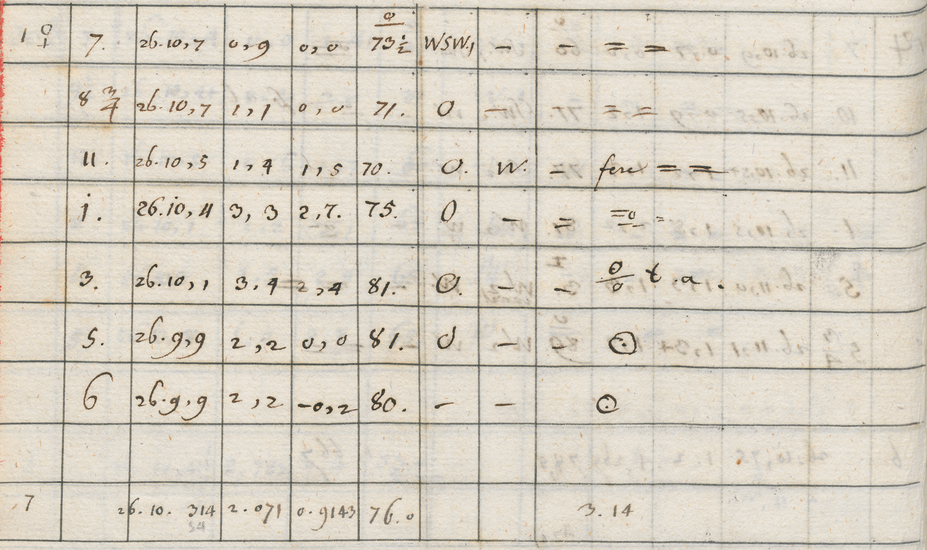
#> input picture work/assets/scan--no-borders.png, 927 x 550 px
$ jupyter execute 'Table Recognition.ipynb'   (older library calls are emulated)
#> lines starting #> are read from the running program, lines starting #| are printed output that depends on the picture; after the words box and inside, x2 and y2 are one past the last pixel; in counts of white or black regions, pixels touching at a corner belong together
[cell 1]
from collections import defaultdict
import math
import cv2
import numpy as np
import scipy
import scipy.cluster.hierarchy as hcluster
import scipy.spatial.distance as ssd
import shapely
from shapely.geometry import LineString, Point
import sklearn.cluster as cluster
import matplotlib.pyplot as plt
import matplotlib.image as mpimg


def load_image(path: str):
#> called with path = './assets/scan--no-borders.png'
    return cv2.imread(path)
#> returned value is the input picture: shape (550, 927, 3); mean B, G, R 195.1, 208.4, 215.8


def show_image(img, title="") -> None:
    plt.imshow(img, cmap='Greys_r')
    plt.title(title)
    plt.show()

[cell 2]
img_og = load_image('./assets/scan--no-borders.png')
img = cv2.cvtColor(img_og, cv2.COLOR_BGR2GRAY)
show_image(img, "Original")

[cell 3]
def equalize_image(img):
    clahe = cv2.createCLAHE(clipLimit=2.0, tileGridSize=(8,8))
    return clahe.apply(img)


img_equalized = equalize_image(img.copy())
show_image(img_equalized, "Equalized Image with CLAHE")

[cell 4]
def binarize_image(img, otsu=True):
    img_binarized = None
    if otsu:
        threshold, img_binarized = cv2.threshold(img, 0, 255, cv2.THRESH_BINARY+cv2.THRESH_OTSU)
    else:
        threshold, img_binarized = cv2.threshold(img, 128, 255, cv2.THRESH_BINARY|cv2.THRESH_OTSU)
    return img_binarized


def _get_kernel(theta) -> float:
    ksize = 31
    return cv2.getGaborKernel((ksize, ksize), 4.0, theta, 10.0, 0.5, 0, ktype=cv2.CV_32F)


def filter_image(img, theta=np.pi):
    kernel = _get_kernel(theta)
    return cv2.filter2D(img, -1, kernel)


def invert(img):
    return cv2.bitwise_not(img)


img_filtered = filter_image(img, theta=np.pi)
show_image(img_filtered, "Filtered Image with Vertical Lines")

img_vertical_binarized = binarize_image(img_filtered.copy())
#> in binarize_image, `threshold, img_binarized = cv2.threshold(img, 0, 255, cv2.THRESH_BINAR..`: threshold = 130
img_vertical_binarized = invert(img_vertical_binarized)
show_image(img_vertical_binarized, "Binarized Image with Vertical Lines")

[cell 5]
img_filtered = filter_image(img, theta=np.pi/2)
show_image(img_filtered, "Filtered Image with Horizontal Lines")

img_horizontal_binarized = binarize_image(img_filtered.copy())
img_horizontal_binarized = invert(img_horizontal_binarized)
show_image(img_horizontal_binarized, "Binarized Image with Horizontal Lines")

[cell 6]
def moprhological_opening(img):
    kernel = np.ones((3,3), np.uint8)
    return cv2.morphologyEx(img, cv2.MORPH_OPEN, kernel)


def remove_connected_components(img, min_size=50):
    number_of_labels, labels, stats, centroids = cv2.connectedComponentsWithStats(img, 8, cv2.CV_32S)
    sizes = stats[1:, -1]  # first index represents the background and the last column the total area in pixels
    number_of_labels = number_of_labels - 1

    img_cleaned = np.full(img.shape, 0)
    for i in range(0, number_of_labels):
        if sizes[i] >= min_size:
            img_cleaned[labels == i + 1] = 255
        else:
            number_of_labels = number_of_labels - 1

    return img_cleaned


connected_components_threshold = 50

img_combined = cv2.bitwise_or(img_vertical_binarized, img_horizontal_binarized)
#> img_combined: shape (550, 927); 10.3% white; 148 white regions (42 under 20 px), largest, box (x1, y1, x2, y2) and area: (0, 0, 927, 546) 45635, (596, 161, 642, 178) 214, (610, 333, 637, 355) 176
show_image(img_combined, "Combined Images")

img_cleaned_cc = remove_connected_components(img_combined.copy(), connected_components_threshold)
#> in remove_connected_components, `number_of_labels, labels, stats, centroids = cv2.connectedComponentsWi..`:
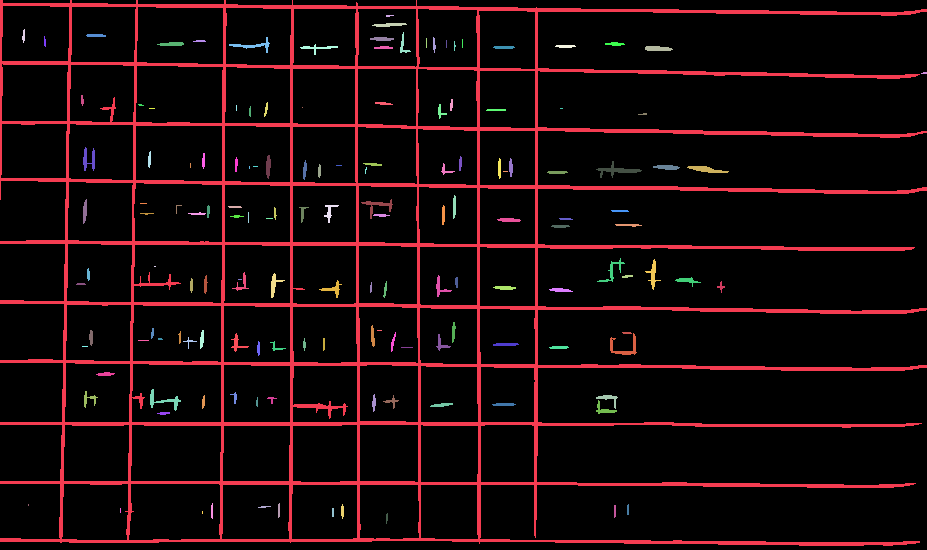
#> labels: shape (550, 927) int32; 149 distinct labels, from 0 to 148; one colour per label, 0 black
#> in remove_connected_components, `number_of_labels, labels, stats, centroids = cv2.connectedComponentsWi..`: number_of_labels = 149; stats = 149 rows, first 6: [0, 0, 927, 550, 457410], [0, 0, 927, 546, 45635], [386, 15, 8, 2, 12], [372, 23, 35, 4, 97], [22, 29, 3, 14, 29], [400, 32, 11, 21, 67]; centroids = 149 pairs, first value 23.28 to 923.9, second value 15.33 to 517.6
#> in remove_connected_components, `sizes = stats[1:, -1]`: sizes = 148 values, max 45635 at index 0, min 1 at index 31, mean 354.3
#> in remove_connected_components, `number_of_labels = number_of_labels - 1`: number_of_labels = 148
#> the loop in remove_connected_components, `for i in range(0, number_of_labels):` made 148 passes
#> number_of_labels on passes 2, 4, 7, 10, 11, 12, 13, 14: 147, 146, 145, 144, 143, 142, 141, 140
#> after the loop in remove_connected_components, `for i in range(0, number_of_labels):`:
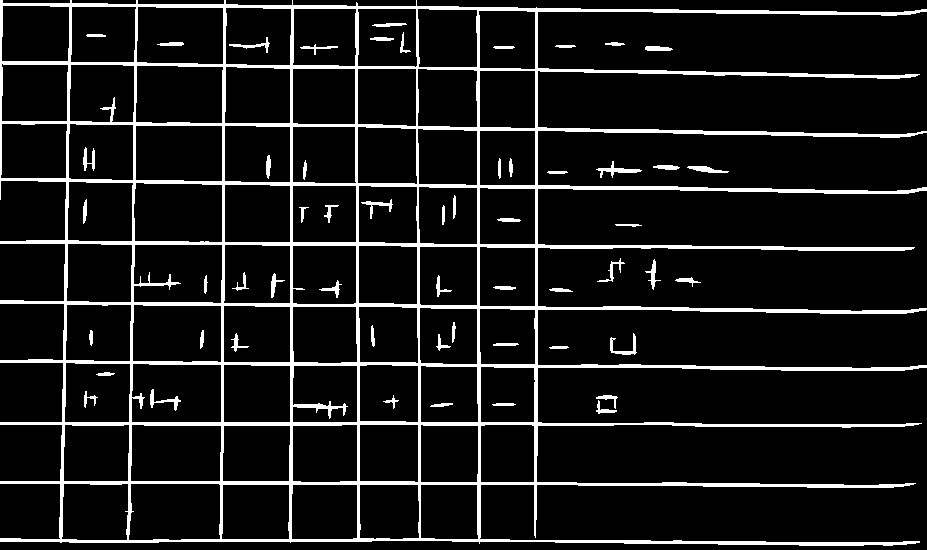
#> img_cleaned: shape (550, 927) int64; 9.9% white; 56 white regions, largest, box (x1, y1, x2, y2) and area: (0, 0, 927, 546) 45635, (596, 161, 642, 178) 214, (610, 333, 637, 355) 176
#> after the loop in remove_connected_components, `for i in range(0, number_of_labels):`: number_of_labels = 56
show_image(img_cleaned_cc, "Cleaned Image by Connected Components")

img_cleaned_morph = moprhological_opening(img_combined.copy())
show_image(img_cleaned_morph, "Cleaned Image by Morphological Opening")

[cell 7]
# [9 lines left out: functions cart2pol, pol2cart, not called in this run]

[cell 8]
print("""The next step would be the extraction of connected components and the application of the hough transform on each connected component.
In Liang's thesis a connected component represents a single line, but this is not the case here. The whole table is recognized as a single component.""")


def apply_hough_transform(img, min_size=50):
    number_of_labels, labels, stats, centroids = cv2.connectedComponentsWithStats(img, 8, cv2.CV_32S)
    stats = stats[1:, :]  # first index represents the background, but we probably need all columns
    number_of_labels = number_of_labels - 1
    for i in range(0, number_of_labels):
        if stats[i, cv2.CC_STAT_AREA] >= min_size:
            cc_img = img[stats[i,cv2.CC_STAT_TOP]:stats[i,cv2.CC_STAT_TOP] + stats[i,cv2.CC_STAT_HEIGHT], \
                         stats[i,cv2.CC_STAT_LEFT]:stats[i,cv2.CC_STAT_LEFT] + stats[i,cv2.CC_STAT_WIDTH]]
            show_image(cc_img, "CC")


apply_hough_transform(img_combined.copy(), connected_components_threshold)
#> in apply_hough_transform, `number_of_labels, labels, stats, centroids = cv2.connectedComponentsWi..`: number_of_labels = 149
#> in apply_hough_transform, `stats = stats[1:, :]`: stats = 148 rows, first 6: [0, 0, 927, 546, 45635], [386, 15, 8, 2, 12], [372, 23, 35, 4, 97], [22, 29, 3, 14, 29], [400, 32, 11, 21, 67], [86, 34, 20, 3, 55]
#> in apply_hough_transform, `number_of_labels = number_of_labels - 1`: number_of_labels = 148

[cell 9]
print("""Another option would be the detection of contours as they could represent the table lines. But again, this is not the case.
Some table cells are detected but as you can see in the last image some cells are merged in one contour.""")


def find_contours(img):
    # https://stackoverflow.com/questions/14184147/detect-lines-opencv-in-object
    img_8bit = np.uint8(img * 255)
    contours, _ = cv2.findContours(img_8bit, cv2.RETR_LIST, cv2.CHAIN_APPROX_SIMPLE)

    img_cleaned = np.zeros((img_8bit.shape[0], img_8bit.shape[1], 3), np.uint8)
    for cnt in contours:
        img_copy = img_cleaned.copy()
        cv2.drawContours(img_copy, [cnt], -1, (0,255,0), 3)
        show_image(img_copy, "Image Contour")

    return None


find_contours(img_cleaned_cc)
#> in find_contours, `contours, _ = cv2.findContours(img_8bit, cv2.RETR_LIST, cv2.CHAIN_APPR..`: contours = 122 contours, 1 with area under 20; largest, box (x1, y1, x2, y2) and area: (0, 0, 927, 546) 272668, (131, 363, 222, 423) 5162, (133, 182, 223, 243) 5124, (128, 483, 221, 541) 5074, (130, 424, 222, 482) 5036
#> the loop in find_contours, `for cnt in contours:` made 122 passes
#> cnt on pass 31: [[611, 339], [612, 338], [613, 339], [612, 340]]
#> after the loop in find_contours, `for cnt in contours:`:
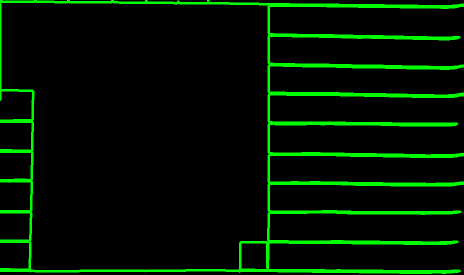
#> img_copy: shape (550, 927, 3) (shown at 1/2 size); mean of channels 0, 1, 2 0, 21.2, 0; drawn as B, G, R

[cell 10]
print("""The best way to detect the lines properly is applying hough transformation on the equalized image.""")


def get_hough_lines(img_edges, theta=np.pi/180):
    img_edges = img_edges.astype(np.uint8)
    min_length = 300
    return cv2.HoughLines(img_edges, rho=1.25, theta=theta, threshold=min_length)


def filter_hough_lines(hough_lines):
    hough_lines_filtered = []
    for line in hough_lines:
        for rho, theta in line:
            # vertical lines
            if theta > (np.pi/180)*170 or theta < (np.pi/180)*10:
                hough_lines_filtered.append(line)

            # horizontal lines
            elif theta > (np.pi/180)*80 or theta < (np.pi/180)*100:
                hough_lines_filtered.append(line)

    return hough_lines_filtered


def _get_coordinates_of_hough_line(rho, theta):
    a = np.cos(theta)
    b = np.sin(theta)
    x0 = a*rho  # TODO: use pol2cart
    y0 = b*rho  # TODO: use pol2cart
    x1 = int(x0 + 1000*(-b))
    y1 = int(y0 + 1000*(a))
    x2 = int(x0 - 1000 * (-b))
    y2 = int(y0 - 1000*(a))

    return x1, y1, x2, y2


def draw_hough_lines(img, hough_lines):
    img_hough_lines = img.copy()
    if hough_lines is not None:
        for line in hough_lines:
            for rho, theta in line:
                x1, y1, x2, y2 = _get_coordinates_of_hough_line(rho, theta)
                cv2.line(img_hough_lines, (x1,y1), (x2,y2), (0, 0, 255), 2)
    return img_hough_lines


"""
    For maximum accuracy you need a value of 180. To only detect even angles, theta should be 90
"""
hough_lines = get_hough_lines(img_cleaned_cc, np.pi/180)
#> hough_lines = 57 rows, first 8: [482.5, 1.57], [422.5, 1.57], [177.5, 1.59], [120, 1.59], [61.25, 1.59], [477.5, 0], [357.5, 0], [222.5, 0]
hough_lines_filtered_by_orientation = filter_hough_lines(hough_lines)
#> the loop in filter_hough_lines, `for line in hough_lines:` made 57 passes
#> after the loop in filter_hough_lines, `for line in hough_lines:`: hough_lines_filtered = 57 items, first 6: [[482.5, 1.57]], [[422.5, 1.57]], [[177.5, 1.59]], [[120, 1.59]], [[61.25, 1.59]], [[477.5, 0]]
#> hough_lines_filtered_by_orientation has the same summary as hough_lines_filtered in filter_hough_lines

img_hough_lines = draw_hough_lines(img_equalized.copy(), hough_lines_filtered_by_orientation)
#> the loop in draw_hough_lines, `for line in hough_lines:` made 57 passes
#> line on passes 1, 2, 3, 4, 5, 9: [[482.5, 1.57]], [[422.5, 1.57]], [[177.5, 1.59]], [[120, 1.59]], [[61.25, 1.59]], [[242.5, 1.57]]
show_image(img_hough_lines, "Hough Lines")

[cell 11]
print("""As many lines are detected, there is a need to filter them.""")


def _get_line_points(img, P1, P2):
    """
    Produces an array that consists of the coordinates and intensities of each pixel in a line between two points

    Parameters:
        -P1: a numpy array that consists of the coordinate of the first point (x,y)
        -P2: a numpy array that consists of the coordinate of the second point (x,y)
        -img: the image being processed

    Returns:
        -it: a numpy array that consists of the coordinates and intensities of each pixel in the radii (shape: [numPixels, 3], row = [x,y,intensity])
    """
    imageH = img.shape[0]
    imageW = img.shape[1]
    P1X = P1[0]
    P1Y = P1[1]
    P2X = P2[0]
    P2Y = P2[1]

    dX = P2X - P1X
    dY = P2Y - P1Y
    dXa = np.abs(dX)
    dYa = np.abs(dY)

    itbuffer = np.empty(shape=(np.maximum(dYa,dXa),3),dtype=np.float32)
    itbuffer.fill(np.nan)

    # Obtain coordinates along the line using a form of Bresenham's algorithm
    negY = P1Y > P2Y
    negX = P1X > P2X
    if P1X == P2X:
        itbuffer[:,0] = P1X
        if negY:
            itbuffer[:,1] = np.arange(P1Y - 1,P1Y - dYa - 1,-1)
        else:
            itbuffer[:,1] = np.arange(P1Y+1,P1Y+dYa+1)
    elif P1Y == P2Y:
        itbuffer[:,1] = P1Y
        if negX:
            itbuffer[:,0] = np.arange(P1X-1,P1X-dXa-1,-1)
        else:
            itbuffer[:,0] = np.arange(P1X+1,P1X+dXa+1)
    else:
        steepSlope = dYa > dXa
        if steepSlope:
            slope = dX.astype(np.float32)/dY.astype(np.float32)
            if negY:
                itbuffer[:,1] = np.arange(P1Y-1,P1Y-dYa-1,-1)
            else:
                itbuffer[:,1] = np.arange(P1Y+1,P1Y+dYa+1)
            itbuffer[:,0] = (slope*(itbuffer[:,1]-P1Y)).astype(np.int) + P1X
        else:
            slope = dY.astype(np.float32)/dX.astype(np.float32)
            if negX:
                itbuffer[:,0] = np.arange(P1X-1,P1X-dXa-1,-1)
            else:
                itbuffer[:,0] = np.arange(P1X+1,P1X+dXa+1)
            itbuffer[:,1] = (slope*(itbuffer[:,0]-P1X)).astype(np.int) + P1Y

    colX = itbuffer[:,0]
    colY = itbuffer[:,1]
    itbuffer = itbuffer[(colX >= 0) & (colY >=0) & (colX<imageW) & (colY<imageH)]

    itbuffer[:,2] = img[itbuffer[:,1].astype(np.uint),itbuffer[:,0].astype(np.uint)]

    return itbuffer


def get_parallel_line(x1, y1, x2, y2, offset):
    l = math.sqrt((x1 - x2)*(x1 - x2) + (y1 - y2)*(y1 - y2))

    x1_p = int(x1 + offset * (y2 - y1) / l)
    x2_p = int(x2 + offset * (y2 - y1) / l)
    y1_p = int(y1 + offset * (x1 - x2) / l)
    y2_p = int(y2 + offset * (x1 - x2) / l)

    return x1_p, y1_p, x2_p, y2_p


def get_avg_intensities(input_image, x1, y1, x2, y2):
    point_1 = np.array([x1, y1])
    point_2 = np.array([x2, y2])

    line_iterator = _get_line_points(input_image, point_1, point_2)

    intensities = np.array([line_point[2] for line_point in line_iterator])

    intensities_mean = np.mean(intensities)
    return intensities_mean


def compute_hisogram_of_avg_pixel_values(values):
    from scipy import stats

    bins = 255 // 15

    mean = np.average(values)

    """
    Mean is good enough.
    KDE can also be useful, but the result is the same.

    linespace = np.linspace(0, 255, 256)

    kde = stats.gaussian_kde(values, bw_method='scott')

    densities = kde(linespace)

    max_item = np.argmax(densities)

    print("KDE avg density is {}".format(max_item))

    plot, ax = plt.subplots(figsize=(8,6))
    ax.hist(values, density=True, bins=bins, alpha=0.3)
    ax.plot(linespace, kde(linespace))
    """

    return mean

[cell 12]
img_thresholded = binarize_image(img_equalized, otsu=False)
#> call 3 of binarize_image, with otsu = False
#> in binarize_image (call 3), `threshold, img_binarized = cv2.threshold(img, 128, 255, cv2.THRESH_BIN..`:
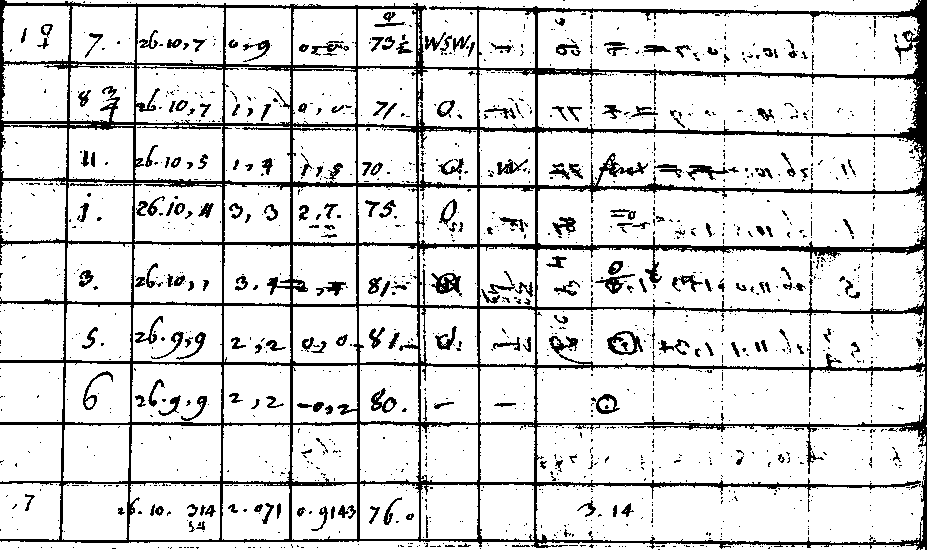
#> img_binarized: shape (550, 927); 85.7% white; 1689 black regions (1442 under 20 px), largest, box (x1, y1, x2, y2) and area: (0, 0, 927, 550) 49729, (431, 273, 462, 297) 373, (607, 331, 643, 355) 347
#> in binarize_image (call 3), `threshold, img_binarized = cv2.threshold(img, 128, 255, cv2.THRESH_BIN..`: threshold = 162

kernel = np.ones((5,5),np.float32) / 25
img_thresholded_smoothed = cv2.filter2D(img_thresholded, -1, kernel)
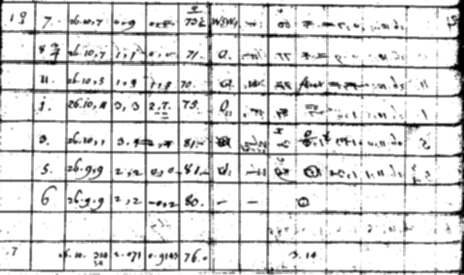
#> img_thresholded_smoothed: shape (550, 927) (shown at 1/2 size); min 0, max 255, mean 218.7

show_image(img_thresholded_smoothed, "Image smoothed")

[cell 13]
filtered_hough_lines_img = img_equalized.copy()

avg_intensity_of_lines = []

for index, line in enumerate(hough_lines_filtered_by_orientation):
    for rho, theta in line:
        x1, y1, x2, y2 = _get_coordinates_of_hough_line(rho, theta)

        avg_intensity_of_line = get_avg_intensities(img_thresholded_smoothed, x1, y1, x2, y2)
        avg_intensity_of_lines.append(avg_intensity_of_line)

        for i in range(-2, 3):
            offset = i

            if offset == 0:
                continue

            x1_p, y1_p, x2_p, y2_p = get_parallel_line(x1, y1, x2, y2, offset)

            avg_intensity_of_line = get_avg_intensities(img_thresholded_smoothed, x1_p, y1_p, x2_p, y2_p)
            avg_intensity_of_lines.append(avg_intensity_of_line)
#> this loop made 57 passes


avg_intensity_of_lines = np.array(avg_intensity_of_lines)

lines_hough_threshold = compute_hisogram_of_avg_pixel_values(avg_intensity_of_lines)

hough_lines_filtered_by_intensity = []

for index, line in enumerate(hough_lines_filtered_by_orientation):
    for rho, theta in line:
        x1, y1, x2, y2 = _get_coordinates_of_hough_line(rho, theta)

        for i in range(-2, 3):
            x1_p, y1_p, x2_p, y2_p = get_parallel_line(x1, y1, x2, y2, i)

            avg_intensity_of_line = get_avg_intensities(img_thresholded_smoothed, x1_p, y1_p, x2_p, y2_p)

            if avg_intensity_of_line < int(lines_hough_threshold):
                hough_lines_filtered_by_intensity.append(np.array([[rho, theta]]))
                cv2.line(filtered_hough_lines_img, (x1, y1), (x2, y2), (0, 255, 0), 3)

                break
#> this loop made 57 passes
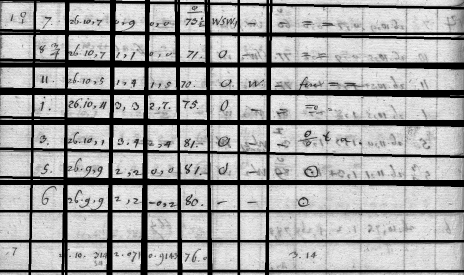
#> filtered_hough_lines_img: shape (550, 927) (shown at 1/2 size); min 0, max 246, mean 162


hough_lines_filtered_by_intensity = np.array(hough_lines_filtered_by_intensity)

[cell 14]
img_hough_lines = draw_hough_lines(img_equalized.copy(), hough_lines_filtered_by_intensity)
#> the loop in draw_hough_lines (call 2), `for line in hough_lines:` made 36 passes
#> after the loop in draw_hough_lines (call 2), `for line in hough_lines:`:
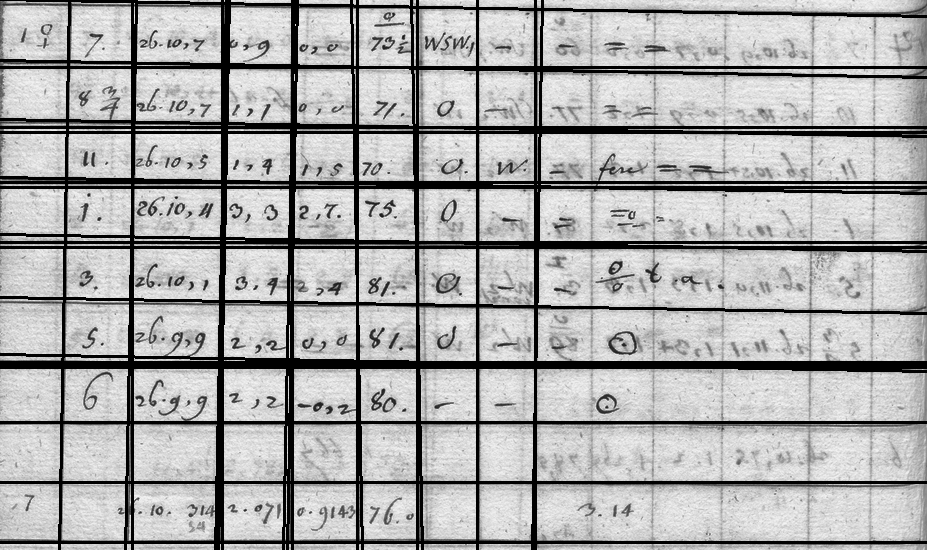
#> img_hough_lines: shape (550, 927); min 0, max 246, mean 173.7
show_image(img_hough_lines, "Hough Lines filtered by intensities")

[cell 15]
def segment_by_angle_kmeans(lines, k=2, **kwargs):
    default_criteria_type = cv2.TERM_CRITERIA_EPS + cv2.TERM_CRITERIA_MAX_ITER
    criteria = kwargs.get('criteria', (default_criteria_type, 10, 1.0))
    flags = kwargs.get('flags', cv2.KMEANS_RANDOM_CENTERS)
    attempts = kwargs.get('attempts', 10)

    angles = np.array([line[0][1] for line in lines])

    pts = np.array([[np.cos(2*angle), np.sin(2*angle)]
                    for angle in angles], dtype=np.float32)

    labels, centers = cv2.kmeans(pts, k, None, criteria, attempts, flags)[1:]
    labels = labels.reshape(-1)

    segmented = defaultdict(list)
    for i, line in zip(range(len(lines)), lines):
        segmented[labels[i]].append(line)

    segmented = list(segmented.values())

    return segmented

hough_lines_segmented = segment_by_angle_kmeans(hough_lines_filtered_by_intensity)
#> (the rest of the program and of its run is left out)
